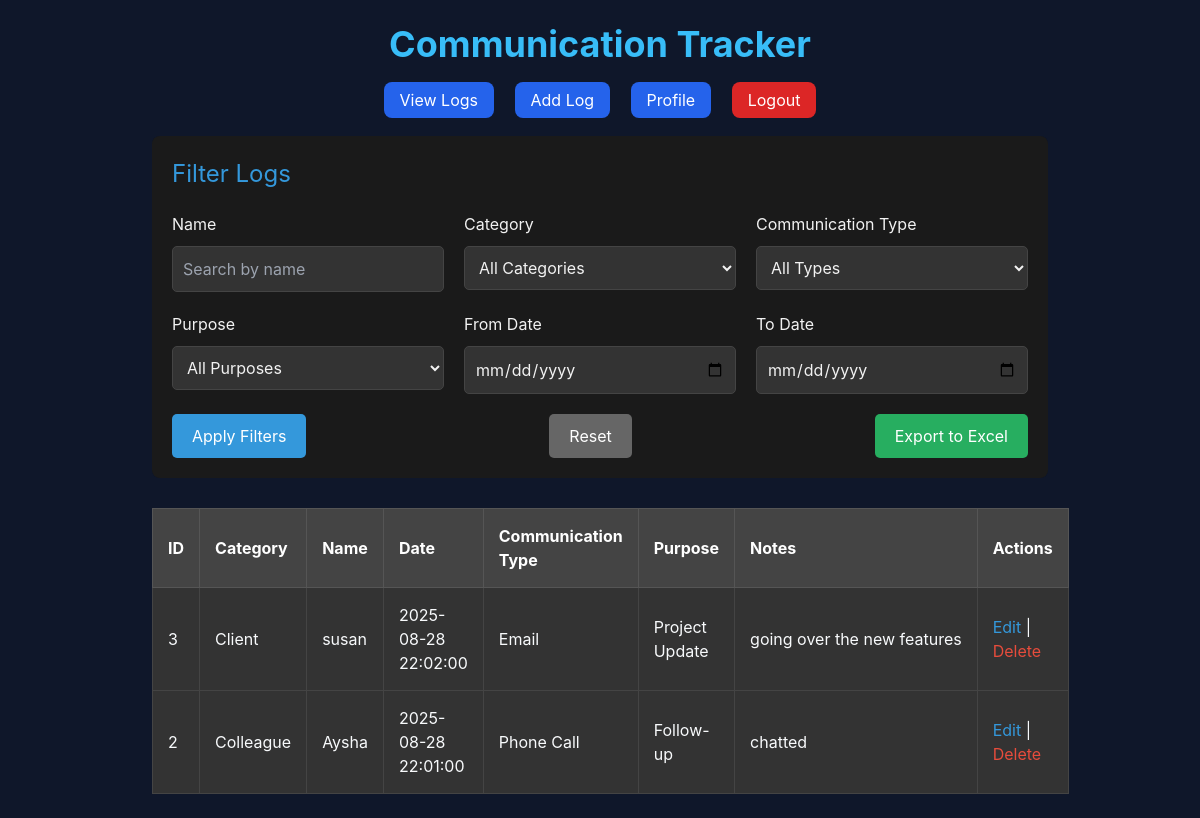
The page / (signed in) on the database its author committed.
### tables this page shows
CREATE TABLE logs (
            id INTEGER PRIMARY KEY AUTOINCREMENT,
            person_type TEXT NOT NULL,
            name TEXT NOT NULL CHECK(length(name) BETWEEN 2 AND 50),
            date TEXT NOT NULL,
            interaction_type TEXT NOT NULL,
            notes TEXT NOT NULL CHECK(length(notes) <= 500),
            issue_type TEXT NOT NULL,
            user_id INTEGER NOT NULL,
            created_by TEXT NOT NULL,
            FOREIGN KEY (user_id) REFERENCES users(id)
        );

### app.py (the view)
@app.route('/')
@login_required
def index():
    conn = get_db_connection()
    filters = {
        'name': request.args.get('name', ''),
        'person_type': request.args.get('person_type', ''),
        'interaction_type': request.args.get('interaction_type', ''),
        'issue_type': request.args.get('issue_type', ''),
        'date_from': request.args.get('date_from', ''),
        'date_to': request.args.get('date_to', ''),
    }
    query = '''
        SELECT logs.*, users.username, CAST(logs.user_id AS INTEGER) as user_id_int
        FROM logs JOIN users ON logs.user_id = users.id
        WHERE logs.user_id = ?
    '''
    params = [current_user.id]
    if filters['name']:
        query += " AND logs.name LIKE ?"
        params.append(f"%{filters['name']}%")
    if filters['person_type']:
        query += " AND logs.person_type = ?"
        params.append(filters['person_type'])
    if filters['interaction_type']:
        query += " AND logs.interaction_type = ?"
        params.append(filters['interaction_type'])
    if filters['issue_type']:
        query += " AND logs.issue_type = ?"
        params.append(filters['issue_type'])
    if filters['date_from']:
        query += " AND logs.date >= ?"
        params.append(filters['date_from'])
    if filters['date_to']:
        query += " AND logs.date <= ?"
        params.append(filters['date_to'])
    query += " ORDER BY logs.date DESC"
    logs = conn.execute(query, params).fetchall()
    conn.close()
    return render_template('index.html', logs=logs, filters=filters)

### app.py (called while the page is built)
def get_db_connection():
    conn = sqlite3.connect(DATABASE_PATH)
    conn.row_factory = sqlite3.Row
    return conn

@login_manager.user_loader
def load_user(user_id):
    return User(user_id)

### templates/index.html (shortened to what this page needs)
{% extends "layout.html" %}
{% block content %}
<div class="container">
    <div class="glass p-4 mb-6 rounded-lg" style="background-color: #1a1a1a; padding: 20px; margin-bottom: 30px;">
        <h3 style="color: #3498db; font-size: 1.5em; margin-bottom: 20px;">Filter Logs</h3>
        <form method="GET" action="/">
            <div style="display: grid; grid-template-columns: repeat(3, 1fr); gap: 20px; margin-bottom: 20px;">
                <div>
                    <label style="display: block; margin-bottom: 10px; color: #f2f2f2;">Name</label>
                    <input type="text" name="name" value="{{ filters.name }}"
                           style="width: 100%; padding: 10px; background-color: #333; color: #f2f2f2; border: 1px solid #444; border-radius: 5px;"
                           placeholder="Search by name">
                </div>
                <div>
                    <label style="display: block; margin-bottom: 10px; color: #f2f2f2;">Category</label>
                    <select name="person_type" style="width: 100%; padding: 10px; background-color: #333; color: #f2f2f2; border: 1px solid #444; border-radius: 5px;">
                        <option value="">All Categories</option>
                    </select>
                </div>
                <div>
                    <label style="display: block; margin-bottom: 10px; color: #f2f2f2;">Communication Type</label>
                    <select name="interaction_type" style="width: 100%; padding: 10px; background-color: #333; color: #f2f2f2; border: 1px solid #444; border-radius: 5px;">
                        <option value="">All Types</option>
                    </select>
                </div>
            </div>
            <div style="display: grid; grid-template-columns: repeat(3, 1fr); gap: 20px; margin-bottom: 20px;">
                <div>
                    <label style="display: block; margin-bottom: 10px; color: #f2f2f2;">Purpose</label>
                    <select name="issue_type" style="width: 100%; padding: 10px; background-color: #333; color: #f2f2f2; border: 1px solid #444; border-radius: 5px;">
                        <option value="">All Purposes</option>
                    </select>
                </div>
                <div>
                    <label style="display: block; margin-bottom: 10px; color: #f2f2f2;">From Date</label>
                    <input type="date" name="date_from" value="{{ filters.date_from }}"
                           style="width: 100%; padding: 10px; background-color: #333; color: #f2f2f2; border: 1px solid #444; border-radius: 5px;">
                </div>
                <div>
                    <label style="display: block; margin-bottom: 10px; color: #f2f2f2;">To Date</label>
                    <input type="date" name="date_to" value="{{ filters.date_to }}"
                           style="width: 100%; padding: 10px; background-color: #333; color: #f2f2f2; border: 1px solid #444; border-radius: 5px;">
                </div>
            </div>
            <div style="display: flex; justify-content: space-between;">
                <button type="submit" style="padding: 10px 20px; background-color: #3498db; color: white; border: none; border-radius: 5px; cursor: pointer;">Apply Filters</button>
                <a href="/" style="padding: 10px 20px; background-color: #666; color: white; border-radius: 5px; text-decoration: none;">Reset</a>
                <a href="{{ url_for('export', **request.args) }}"
                   style="padding: 10px 20px; background-color: #27ae60; color: white; border-radius: 5px; text-decoration: none;">Export to Excel</a>
            </div>
        </form>
    </div>
    <table style="width: 100%; margin-top: 30px; border-collapse: collapse;">
        <tr>
            <th style="padding: 15px; text-align: left; background-color: #444; color: white; border: 1px solid #555;">ID</th>
            <th style="padding: 15px; text-align: left; background-color: #444; color: white; border: 1px solid #555;">Category</th>
            <th style="padding: 15px; text-align: left; background-color: #444; color: white; border: 1px solid #555;">Name</th>
            <th style="padding: 15px; text-align: left; background-color: #444; color: white; border: 1px solid #555;">Date</th>
            <th style="padding: 15px; text-align: left; background-color: #444; color: white; border: 1px solid #555;">Communication Type</th>
            <th style="padding: 15px; text-align: left; background-color: #444; color: white; border: 1px solid #555;">Purpose</th>
            <th style="padding: 15px; text-align: left; background-color: #444; color: white; border: 1px solid #555;">Notes</th>
            <th style="padding: 15px; text-align: left; background-color: #444; color: white; border: 1px solid #555;">Actions</th>
        </tr>
        {% for log in logs %}
        <tr style="background-color: #333; border: 1px solid #444;">
            <td style="padding: 15px; border: 1px solid #444;">{{ log['id'] }}</td>
            <td style="padding: 15px; border: 1px solid #444;">{{ log['person_type'] }}</td>
            <td style="padding: 15px; border: 1px solid #444;">{{ log['name'] }}</td>
            <td style="padding: 15px; border: 1px solid #444;">{{ log['date'] }}</td>
            <td style="padding: 15px; border: 1px solid #444;">{{ log['interaction_type'] }}</td>
            <td style="padding: 15px; border: 1px solid #444;">{{ log['issue_type'] }}</td>
            <td style="padding: 15px; border: 1px solid #444; max-width: 300px; overflow: hidden; text-overflow: ellipsis; white-space: nowrap;">{{ log['notes'] }}</td>
            <td style="padding: 15px; border: 1px solid #444;">
                <a href="/edit/{{ log['id'] }}" style="color: #3498db; text-decoration: none;">Edit</a> |
                <a href="/delete/{{ log['id'] }}" onclick="return confirm('Are you sure?')" style="color: #e74c3c; text-decoration: none;">Delete</a>
            </td>
        </tr>
        {% endfor %}
    </table>
</div>
{% endblock %}

### templates/layout.html (shortened to what this page needs)
<!DOCTYPE html>
<html lang="en">
<head>
    <script src="https://cdn.tailwindcss.com"></script>
</head>
<body class="p-6">
    <div class="max-w-4xl mx-auto">
        <h1 class="text-4xl neon font-bold mb-6 text-center">Communication Tracker</h1>
        {% if current_user.is_authenticated %}
            <nav class="mb-6 text-center">
                <a href="/" class="btn-glow px-4 py-2 mr-4">View Logs</a>
                <a href="/add" class="btn-glow px-4 py-2 mr-4">Add Log</a>
                <a href="/profile" class="btn-glow px-4 py-2 mr-4">Profile</a>
                <a href="/logout" class="btn-glow px-4 py-2 bg-red-600">Logout</a>
            </nav>
        {% endif %}
        {% block content %}{% endblock %}
    </div>
</body>
</html>

### templates/layout.html (style rules this page uses)
body { font-family: 'Inter', sans-serif; background-color: #0f172a; color: #f8fafc; }
.glass { background: rgba(255, 255, 255, 0.05); backdrop-filter: blur(10px); }
.neon { color: #38bdf8; }
.btn-glow { background-color: #2563eb; color: white; border-radius: 0.5rem; padding: 0.5rem 1rem; transition: 0.3s; }

### rows shown on the page
logs: id "3", person_type "Client", name "susan", date "2025-08-28 22:02:00", interaction_type "Email", issue_type "Project Update", notes "going over the new features"
logs: id "2", person_type "Colleague", name "Aysha", date "2025-08-28 22:01:00", interaction_type "Phone Call", issue_type "Follow-up", notes "chatted"
